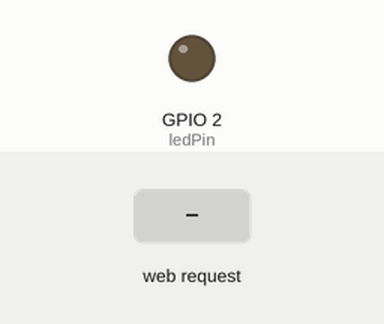
Bench run of a sketch on a simulated ESP32. Shown: output pins drawn as LEDs (lit = HIGH). The inputs (shaded band) are chosen by the test bench. WiFi joins after 1.5 s; servers stay silent unless stated; storage starts empty; what the sketch prints to the serial monitor is not drawn.

Above: at 3.2 s.
3.3 s: HTTP request GET /on received
At 3.7 s:
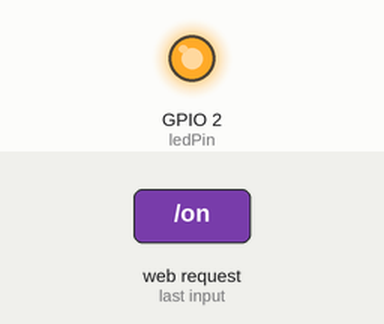
4.8 s: HTTP request GET /off received
At 6.1 s:
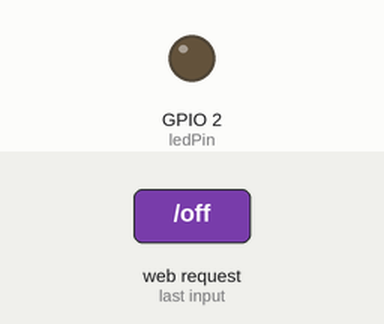
Timing chart, 0 to 7.8 s (numbered marks = the images above; inputs shaded):
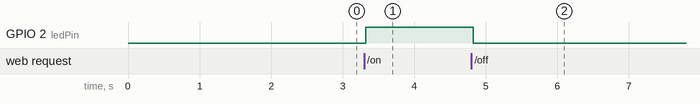

Measured:
- after the input at 3.3 s, GPIO 2 (ledPin): LOW → HIGH at once
- after the input at 4.8 s, GPIO 2 (ledPin): HIGH → LOW at once

The sketch:

ESP32_Async_Web_Server.ino
```cpp
// Импорт необходимых библиотек
#include "WiFi.h"
#include "ESPAsyncWebServer.h"
#include "SPIFFS.h"

// Замените на ваши сетевые данные
const char* ssid = "REPLACE_WITH_YOUR_SSID";
const char* password = "REPLACE_WITH_YOUR_PASSWORD";

// Установите GPIO для светодиода
const int ledPin = 2;
// Сохраняет состояние светодиода
String ledState;

// Создайте объект AsyncWebServer на порту 80
AsyncWebServer server(80);

// Заменяет заполнитель значением состояния светодиода
String processor(const String& var){
  Serial.println(var);
  if(var == "STATE"){
    if(digitalRead(ledPin)){
      ledState = "ON";
    }
    else{
      ledState = "OFF";
    }
    Serial.print(ledState);
    return ledState;
  }
  return String();
}

void setup(){
  // Последовательный порт для целей отладки
  Serial.begin(115200);
  pinMode(ledPin, OUTPUT);

  // Инициализация SPIFFS
  if(!SPIFFS.begin(true)){
    Serial.println("Произошла ошибка при монтировании SPIFFS");
    return;
  }

  // Подключение к Wi-Fi
  WiFi.begin(ssid, password);
  while (WiFi.status() != WL_CONNECTED) {
    delay(1000);
    Serial.println("Подключение к WiFi..");
  }

  // Печать локального IP-адреса ESP32
  Serial.println(WiFi.localIP());

  // Маршрут для корня / веб-страницы
  server.on("/", HTTP_GET, [](AsyncWebServerRequest *request){
    request->send(SPIFFS, "/index.html", String(), false, processor);
  });

  // Маршрут для загрузки файла style.css
  server.on("/style.css", HTTP_GET, [](AsyncWebServerRequest *request){
    request->send(SPIFFS, "/style.css", "text/css");
  });

  // Маршрут для установки GPIO в HIGH
  server.on("/on", HTTP_GET, [](AsyncWebServerRequest *request){
    digitalWrite(ledPin, HIGH);
    request->send(SPIFFS, "/index.html", String(), false, processor);
  });

  // Маршрут для установки GPIO в LOW
  server.on("/off", HTTP_GET, [](AsyncWebServerRequest *request){
    digitalWrite(ledPin, LOW);
    request->send(SPIFFS, "/index.html", String(), false, processor);
  });

  // Запуск сервера
  server.begin();
}

void loop(){

}
```
